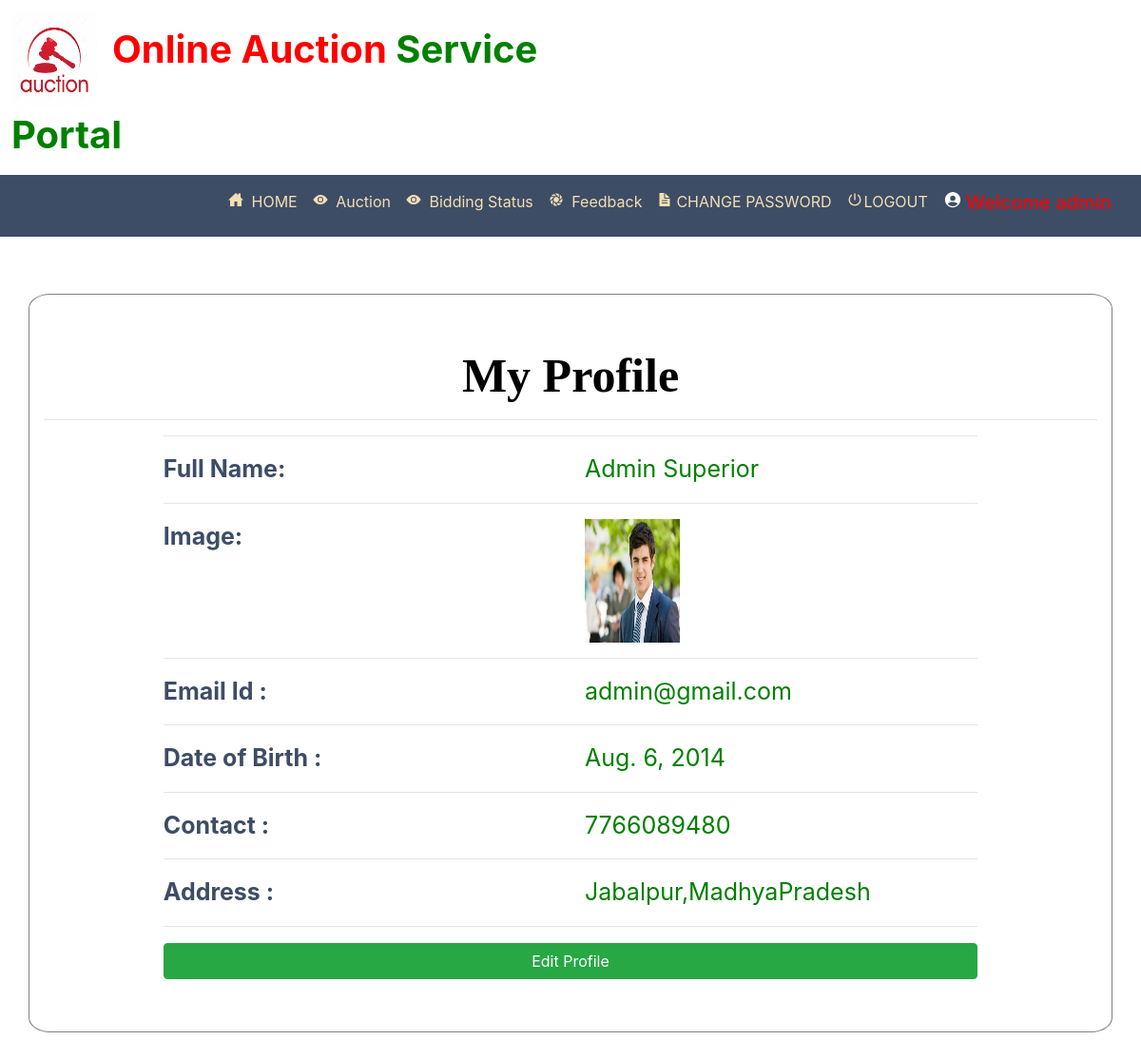
The page /profile1 (signed in) on the database its author committed.
### auction/models.py (models this page shows, shortened)
class Bidder(models.Model):
    user = models.ForeignKey(User,on_delete=models.CASCADE,null=True)
    dob = models.DateField(null=True)
    address = models.CharField(max_length=100,null=True)
    contact = models.CharField(max_length=10,null=True)
    image = models.FileField(null=True)
    membership = models.ForeignKey(Member_fee,on_delete=models.CASCADE,null=True)

### auction/views.py (the view)
# urls.py: path('profile1', Profile1, name='profile1'),
def Profile1(request):
    new2 = new()
    count = 0
    if new2:
        count += 1
    data = 0
    user=User.objects.get(username=request.user.username)
    error=""
    try:
        data = Bidder.objects.get(user=user)
        if data:
            error = "pat"
    except:
        data = Auction_User.objects.get(user=user)
    user = User.objects.get(id=request.user.id)
    u = ""
    try:
        pro = Bidder.objects.get(user=user)
        u = "member"
    except:
        pro = Auction_User.objects.get(user=user)
        u = "trainer"
    d = {'pro':pro,'error':error,'data':data,'count':count,'new2':new2}
    return render(request,'profile1.html',d)

### auction/views.py (called while the page is built)
def new():
    status = Status.objects.get(status="pending")
    new_pro = Product.objects.filter(status=status)
    return new_pro

### auction/templates/profile1.html (shortened to what this page needs)
{% extends 'navigation.html' %}
{% load static %}
{% block body %}
<div class="container" style="margin-top:5%;margin-bottom:5%;background:white;border-radius:2%;border:1px solid grey">
    <h2 style="font-weight:bold;font-family : 'PERPETUA' ; color : BLACK ;font-size:50px;margin-top:5%" align="center">My Profile</h2><hr>
<div align="left" class="container-fluid" style="width:80%;margin-bottom:5%;font-size:25px;">
    <hr><div class="row" >
        <div class="col-md-6 div2">
            <strong>Full Name:</strong>
        </div>
        <div class="col-md-6 div1">
            {{pro.user.first_name}} {{pro.user.last_name}}
        </div>
    </div><hr>
    <div class="row">
        <div class="col-md-6 div2">
            <strong>Image:</strong>
        </div>
        <div class="col-md-6">
            <img src="{{pro.image.url}}" style="width:100px;height:130px"></img>
        </div></div><hr>
    <div class="row">
        <div class="col-md-6 div2">
            <strong>Email Id :</strong>
        </div>
        <div class="col-md-6 div1">
            {{pro.user.email}}
        </div>
    </div><hr>
     <div class="row">
        <div class="col-md-6 div2">
            <strong>Date of Birth :</strong>
        </div>
        <div class="col-md-6 div1">
            {{pro.dob}}
        </div>
    </div><hr>
     <div class="row">
        <div class="col-md-6 div2">
            <strong>Contact :</strong>
        </div>
        <div class="col-md-6 div1">
            {{pro.contact}}
        </div>
     </div><hr>
    <div class="row">
        <div class="col-md-6 div2">
            <strong>Address :</strong>
        </div>
        <div class="col-md-6 div1">
            {{pro.address}}
        </div>
    </div><hr>
    <a href="{% url 'edit_profile1' %}"><button class="btn btn-success" style="width:100%">Edit Profile</button></a>
    </div></div>
{% endblock %}

### auction/templates/navigation.html (style rules this page uses)
* { box-sizing: border-box; }

### auction/templates/profile1.html (style rules this page uses)
.div1 { color:green; }
.div2 { color:#3d4d65; }

### rows shown on the page
Bidder: user.first_name "Admin", user.last_name "Superior", image (picture), user.email "admin@gmail.com", dob "Aug. 6, 2014", contact "7766089480", address "Jabalpur,MadhyaPradesh"
